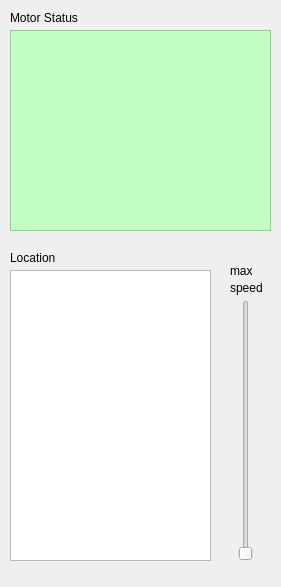
<?xml version="1.0" encoding="UTF-8"?>
<ui version="4.0">
 <class>LeftMainWidget</class>
 <widget class="QWidget" name="LeftMainWidget">
  <property name="geometry">
   <rect>
    <x>0</x>
    <y>0</y>
    <width>281</width>
    <height>587</height>
   </rect>
  </property>
  <property name="windowTitle">
   <string>Form</string>
  </property>
  <widget class="QLabel" name="label_3">
   <property name="geometry">
    <rect>
     <x>10</x>
     <y>250</y>
     <width>111</width>
     <height>16</height>
    </rect>
   </property>
   <property name="text">
    <string>Location</string>
   </property>
  </widget>
  <widget class="QListView" name="GPS_coords">
   <property name="geometry">
    <rect>
     <x>10</x>
     <y>270</y>
     <width>201</width>
     <height>291</height>
    </rect>
   </property>
  </widget>
  <widget class="QLabel" name="label_2">
   <property name="geometry">
    <rect>
     <x>230</x>
     <y>280</y>
     <width>41</width>
     <height>16</height>
    </rect>
   </property>
   <property name="text">
    <string>speed</string>
   </property>
  </widget>
  <widget class="QSlider" name="Max_speed">
   <property name="geometry">
    <rect>
     <x>230</x>
     <y>300</y>
     <width>31</width>
     <height>261</height>
    </rect>
   </property>
   <property name="orientation">
    <enum>Qt::Vertical</enum>
   </property>
  </widget>
  <widget class="QListView" name="Motor_status">
   <property name="geometry">
    <rect>
     <x>10</x>
     <y>30</y>
     <width>261</width>
     <height>201</height>
    </rect>
   </property>
   <property name="styleSheet">
    <string notr="true">background-color: rgb(195, 255, 194);
alternate-background-color: rgb(252, 156, 158);</string>
   </property>
  </widget>
  <widget class="QLabel" name="label_4">
   <property name="geometry">
    <rect>
     <x>10</x>
     <y>10</y>
     <width>121</width>
     <height>16</height>
    </rect>
   </property>
   <property name="text">
    <string>Motor Status</string>
   </property>
  </widget>
  <widget class="QLabel" name="label">
   <property name="geometry">
    <rect>
     <x>230</x>
     <y>260</y>
     <width>31</width>
     <height>21</height>
    </rect>
   </property>
   <property name="text">
    <string>max</string>
   </property>
  </widget>
 </widget>
 <resources/>
 <connections/>
</ui>
